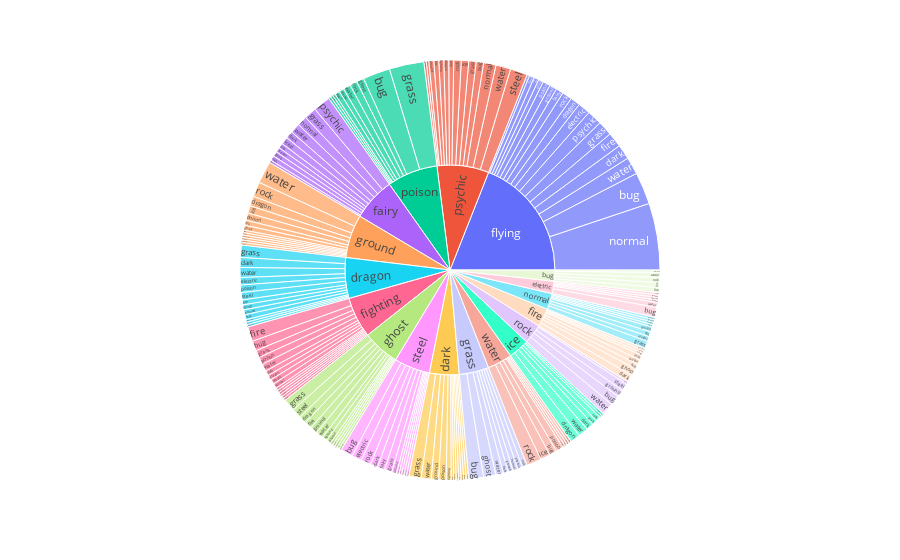

The notebook cell this image was saved under:
### Code cell
fig3 = px.sunburst(cant_tipo2_tipo1_pokemons, path=['Tipo2', 'Tipo1'], values='IdPokedex')
fig3.show()

### Figure 1 — Plotly figure (JSON) as saved in the notebook; plotly's stock layout.template omitted (floating-point values rounded to 4 significant figures; data arrays with more than 128 entries replaced by an {"elided": "..."} marker saying what was removed)
{"data": [{"branchvalues": "total", "domain": {"x": [0, 1], "y": [0, 1]}, "hovertemplate": "labels=%{label}<br>IdPokedex=%{value}<br>parent=%{parent}<br>id=%{id}<extra></extra>", "ids": {"elided": "203 str values"}, "labels": {"elided": "203 str values"}, "name": "", "parents": {"elided": "203 str values"}, "type": "sunburst", "values": {"elided": "203 int values"}}], "layout": {"legend": {"tracegroupgap": 0}, "margin": {"t": 60}}}
